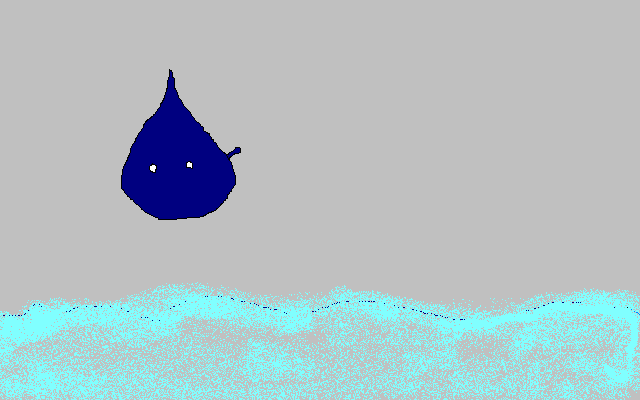
#> input picture assets/IMAGETest.bmp, 640 x 400 px
$ python -i detection.py   (imports and definitions only)
#> lines starting #> are read from the running program, lines starting #| are printed output that depends on the picture; after the words box and inside, x2 and y2 are one past the last pixel; in counts of white or black regions, pixels touching at a corner belong together
#> further down, picture is the input picture: shape (400, 640, 3); mean B, G, R 197.9, 193.2, 175.8
import cv2
import numpy as np

# Détection de coins de Harris
def harris_detection(image):
    gray = cv2.cvtColor(image, cv2.COLOR_BGR2GRAY)
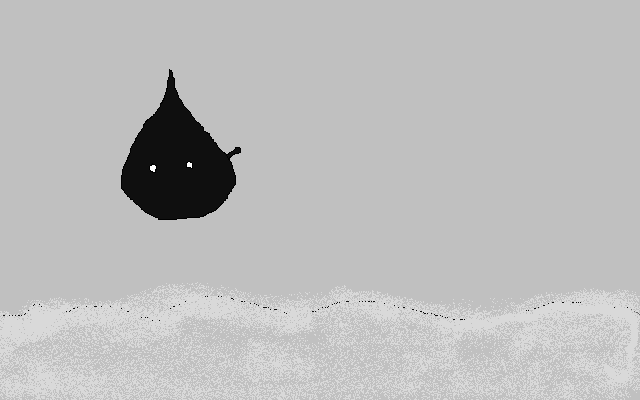
#> gray: shape (400, 640); min 0, max 255, mean 188.5
    gray = np.float32(gray)
    dst = cv2.cornerHarris(gray, 2, 3, 0.04)
    dst = cv2.dilate(dst, None)
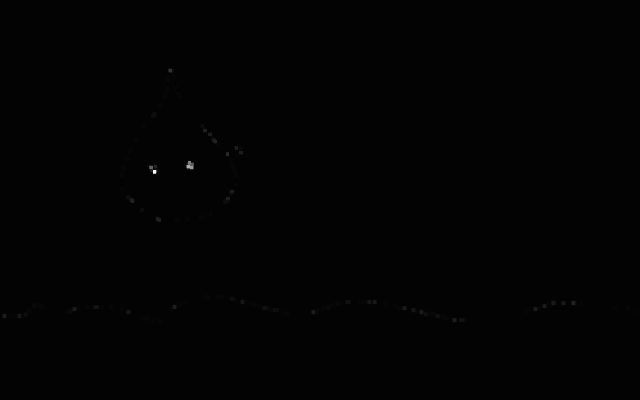
#> dst: shape (400, 640) float32; min -9956549, max 675694272, mean 319740.4; drawn with min black and max white
    image[dst > 0.01 * dst.max()] = [0, 0, 255]  # Marquer les coins en rouge
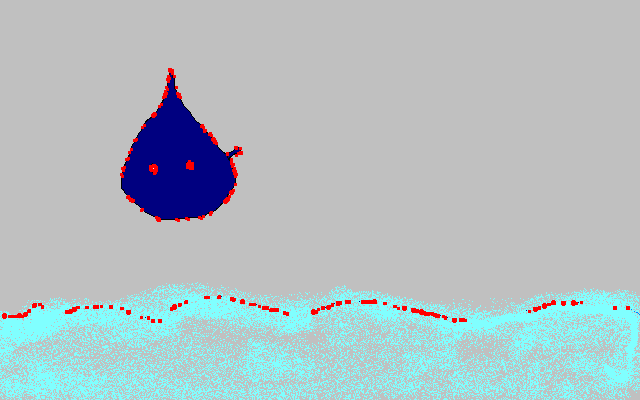
#> image: shape (400, 640, 3); 0.88% of pixels changed, all inside (x1, y1, x2, y2) = (2, 68, 630, 323)
    return image


def susan_detection(image, threshold=0.5, radius=5):
    gray = cv2.cvtColor(image, cv2.COLOR_BGR2GRAY)
    rows, cols = gray.shape
    image_with_corners = image.copy()  # Créer une copie de l'image originale

    gray = np.float32(gray)

    # Appliquer un noyau de voisinage de taille (2*radius+1)x(2*radius+1)
    for i in range(radius, rows - radius):
        for j in range(radius, cols - radius):
            pixel_value = gray[i, j]
            sum_sim = 0
            count = 0

            # Extraire la région autour du pixel (voisinage)
            region = gray[i-radius:i+radius+1, j-radius:j+radius+1]

            # Calculer les différences avec les voisins
            diff = np.abs(region - pixel_value)

            # Calculer la similitude en fonction de la différence
            similarity = np.exp(-(diff ** 2) / (2 * threshold ** 2))

            # Exclure la valeur du pixel central
            similarity[radius, radius] = 0

            sum_sim = np.sum(similarity)
            count = np.count_nonzero(similarity)

            # Afficher les informations pour débogage
            print(f"Pixel: {i},{j}, Sum Sim: {sum_sim}, Count: {count}, Threshold: {threshold}")

            # Si la somme des similarités est inférieure au seuil, marquer le pixel comme un coin
            if sum_sim < (count * threshold):
                # Marquer les coins détectés en rouge sur l'image originale
                image_with_corners[i, j] = [0, 0, 255]  # Rouge en BGR

    return image_with_corners

>>> import cv2
>>> picture = cv2.imread('../assets/IMAGETest.bmp')
>>> result = harris_detection(picture)
